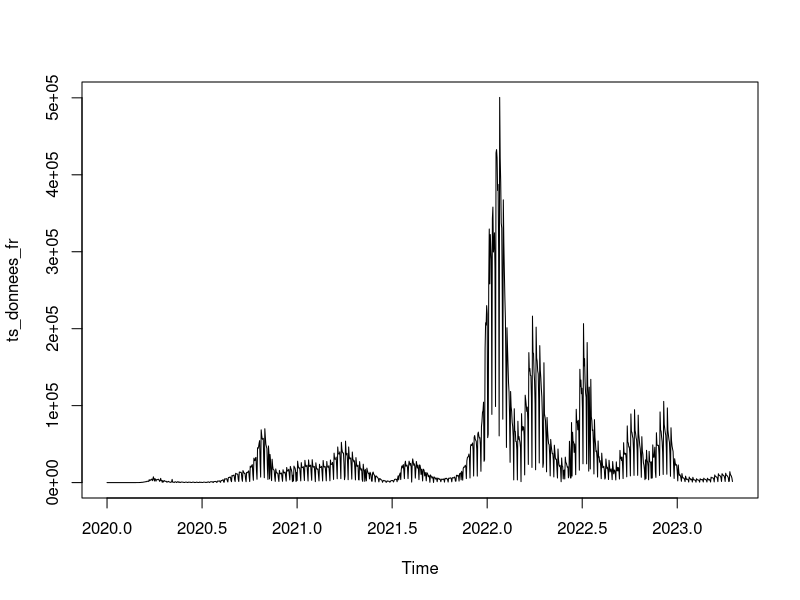
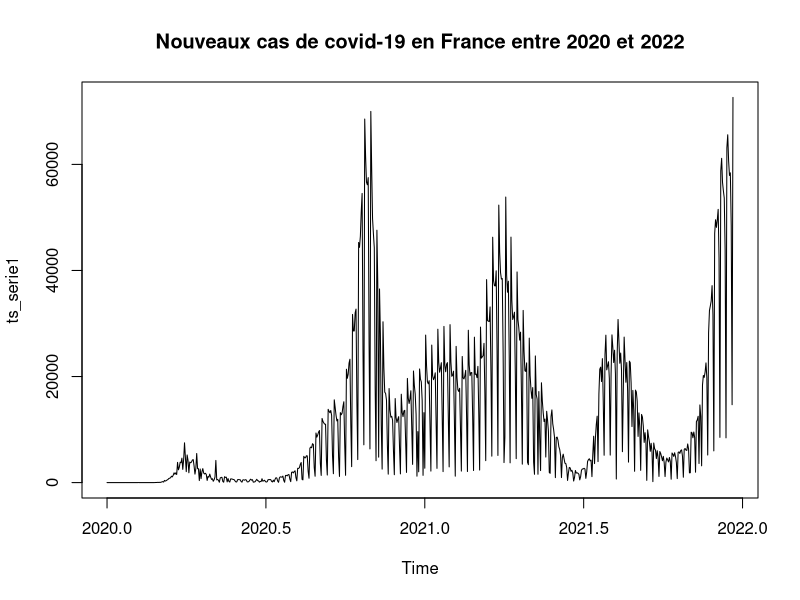
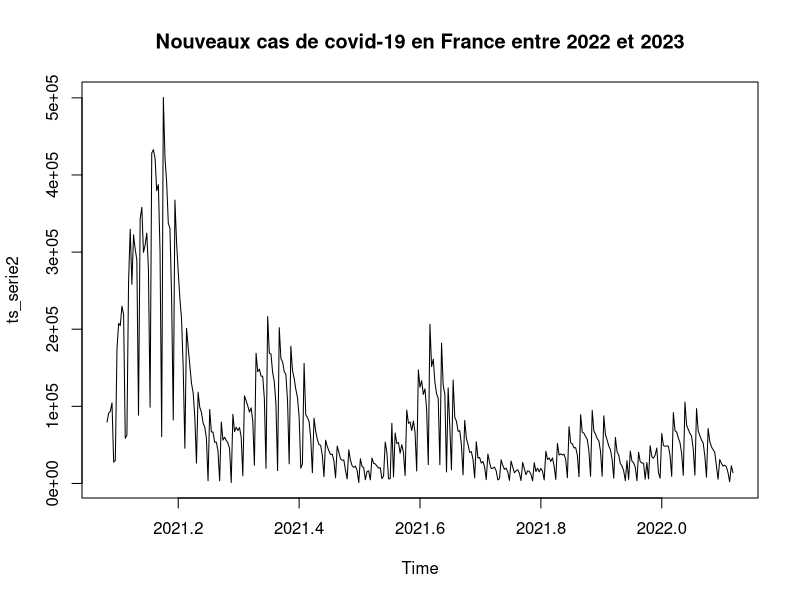
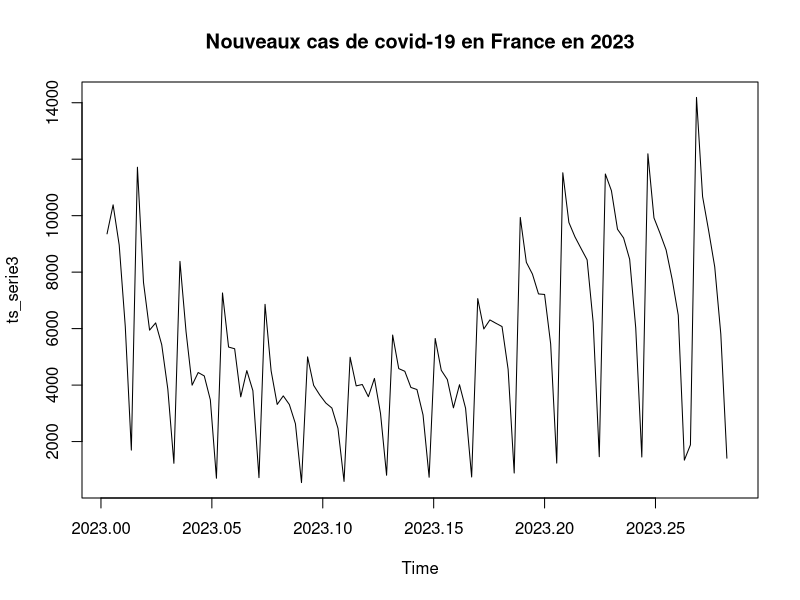
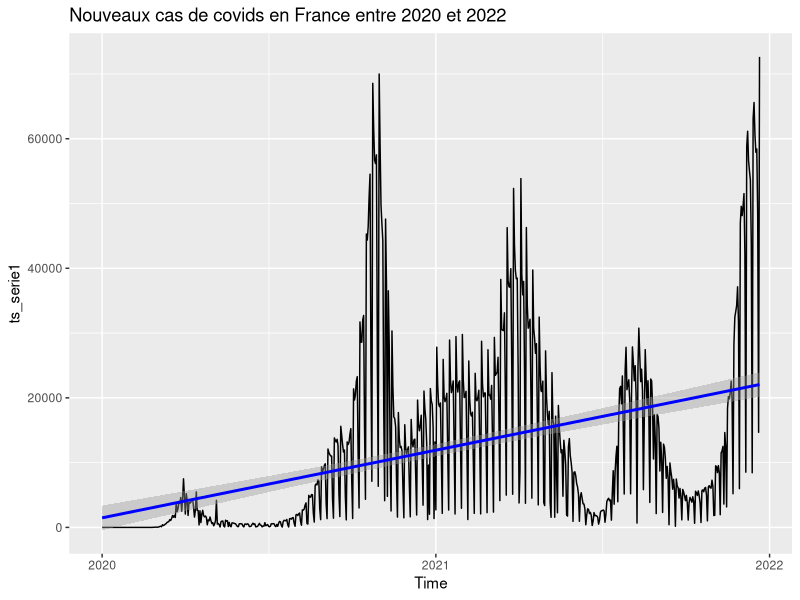
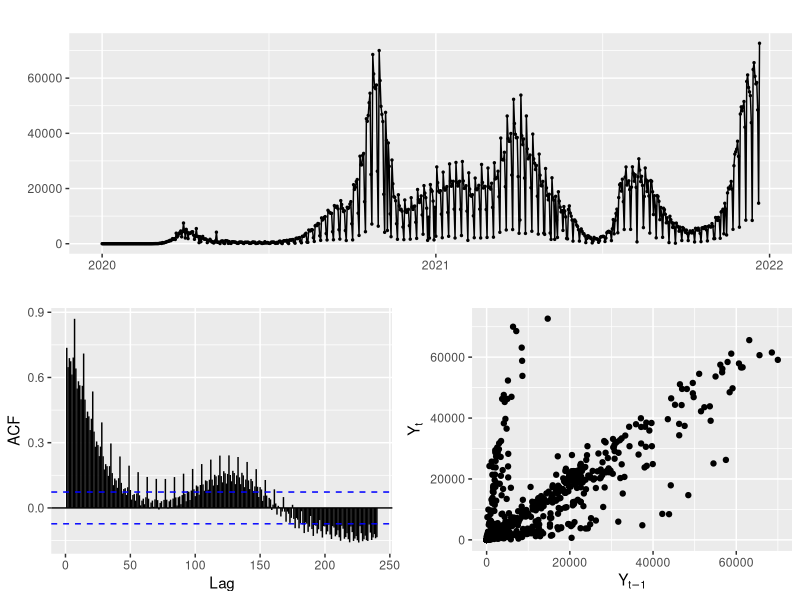
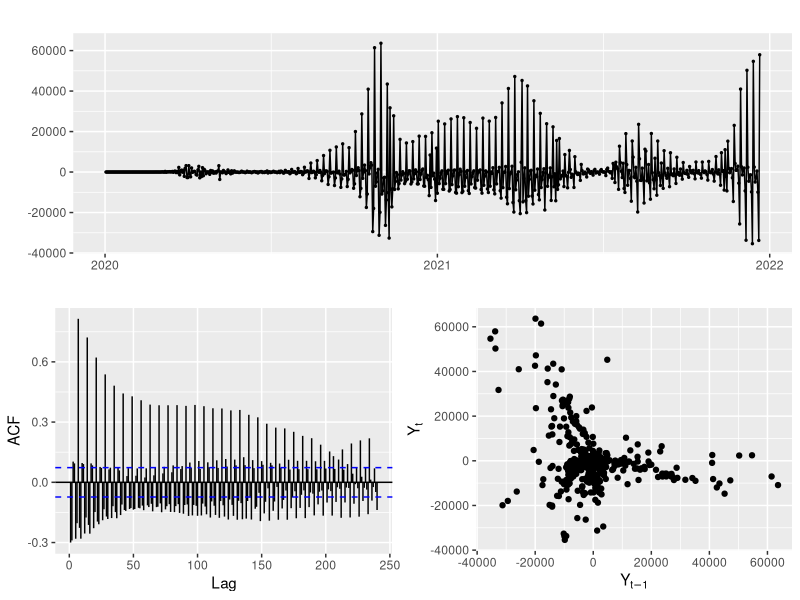
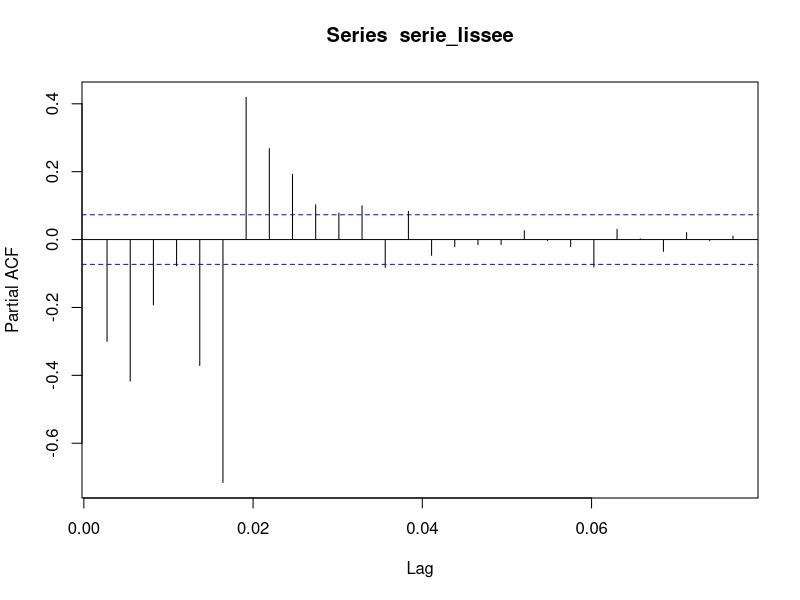

Reproduce these figures in R, in order.
## ---- chunk 1
library(tidyverse)
library(forecast)
## ---- chunk 2
donnees_fr <- read.csv("covid_france.csv",sep=",")
summary(donnees_fr)
## ---- chunk 3
min(donnees_fr$date)
max(donnees_fr$date)
## ---- chunk 4
ts_donnees_fr <- ts(donnees_fr$new_cases,start = c(2020,1,3), frequency = 365)
# class(ts_donnees_fr)
## ---- chunk 5
plot(ts_donnees_fr)
## ---- chunk 6
serie1 <- donnees_fr |> 
  filter(date<="2021-12-22")
# serie1
ts_serie1 <- ts(serie1$new_cases,start = c(2020,1,3), frequency = 365)



serie2 <- donnees_fr |> 
  filter(date>"2021-12-22", date<="2023-01-05")
# serie2

ts_serie2 <- ts(serie2$new_cases,start = c(2021,31,12), frequency = 365)



serie3 <- donnees_fr |> 
  filter(date>"2023-01-05")

ts_serie3 <- ts(serie3$new_cases,start = c(2023,2,5), frequency = 365)
## ---- chunk 7
plot(ts_serie1,main="Nouveaux cas de covid-19 en France entre 2020 et 2022")
## ---- chunk 8
plot(ts_serie2,main="Nouveaux cas de covid-19 en France entre 2022 et 2023")
## ---- chunk 9
plot(ts_serie3,main="Nouveaux cas de covid-19 en France en 2023")
## ---- chunk 10
autoplot(ts_serie1)+
  geom_smooth(method = lm,color="blue")+
  ggtitle("Nouveaux cas de covids en France entre 2020 et 2022")
## ---- chunk 11
mean(ts_serie1)
## ---- chunk 12
ts_serie1 |> 
  ggtsdisplay(plot.type = "scatter",smooth=FALSE)
## ---- chunk 13
ndiffs(ts_serie1) # On nous conseille de différencier la série 1 fois

serie_lissee <- ts_serie1 |> 
  diff(lag=1)

ndiffs(serie_lissee) # la série a été différencié comme il faut
## ---- chunk 14
serie_lissee |> 
  forecast::ggtsdisplay(plot.type= "scatter")
## ---- chunk 15
pacf(serie_lissee)
## ---- chunk 16
serie1 <- donnees_fr |> 
  filter(date<="2021-12-22")
# serie1
ts_serie1 <- ts(serie1$new_cases,start = c(2020,1,3), frequency = 365)


## ---- chunk 17
# auto.arima(serie_lissee,d=1,D=1,stepwise = FALSE,approximation=FALSE,trace=TRUE)
